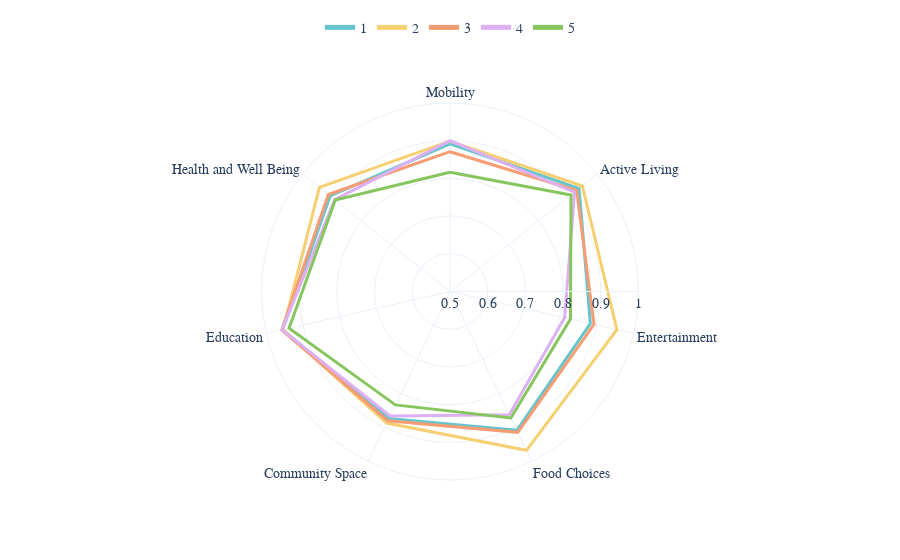

The notebook cell saved with this chart:
### Code cell
groups = "all" #or "MV_LV"

if groups  == "all":
    fig = px.line_polar(cities_polar[cities_polar['city']==city],
                            r="value", theta="variable",
                            color="Social Group", range_r=[0.5,1], line_close=True, template='plotly_white',
                           color_discrete_sequence=px.colors.qualitative.Pastel, 
                           #title="Accessibility to Urban Infrastructure by Social Group", 
                            line_group = "city").update_traces(line=dict(width=3,) )#line_shape ='spline')

else:
    fig = px.line_polar(cities_polar[cities_polar['city']==city][cities_polar['Social Group'].astype('str').isin(MV_LV_groups)],
                        r="value", theta="variable",
                        color="Social Group",range_r=[0.5,1], line_close=True, template='plotly_white',
                       color_discrete_sequence=px.colors.qualitative.Pastel, 
                       #title="Accessibility to Urban Infrastructure by Social Group", 
                        line_group = "city").update_traces(line=dict(width=3,) )#line_shape ='spline')

fig.update_layout(showlegend=True, template = "plotly_white", 
                  font=dict(family="Helvetica", size = 13.5), hoverlabel=dict(font_family="Helvetica"), legend_title="", 
                  legend_orientation="h", legend = dict(x = 0.5, xanchor = 'center', y = 1.2, yanchor = 'middle'),
                  legend_itemsizing='constant') 
# py.iplot(fig, filename = 'Calgary', auto_open=True)
#plotly.offline.plot(fig, filename=r'reports\Graphics\access_metrics\Calgary.html')
fig.show()
# py.io.write_image(fig, file= r'RealEstateData\Graphics\K-Means\CT\4clusters\polar.html')
fig.write_image(f"../../reports/access_metrics/graphs/{city_initials}_{groups}_{geom_type}.png", scale=5)

### Figure 1 — Plotly figure (JSON) as saved in the notebook; plotly's stock layout.template omitted (floating-point values rounded to 4 significant figures)
{"data": [{"hovertemplate": "Social Group=1<br>city=Chicago<br>value=%{r}<br>variable=%{theta}<extra></extra>", "legendgroup": "1", "line": {"color": "rgb(102, 197, 204)", "dash": "solid", "width": 3}, "mode": "lines", "name": "1", "r": [0.8918, 0.938, 0.8818, 0.9087, 0.8738, 0.9553, 0.9067, 0.8918], "showlegend": true, "subplot": "polar", "theta": ["Mobility", "Active Living", "Entertainment", "Food Choices", "Community Space", "Education", "Health and Well Being", "Mobility"], "type": "scatterpolar"}, {"hovertemplate": "Social Group=2<br>city=Chicago<br>value=%{r}<br>variable=%{theta}<extra></extra>", "legendgroup": "2", "line": {"color": "rgb(246, 207, 113)", "dash": "solid", "width": 3}, "mode": "lines", "name": "2", "r": [0.899, 0.949, 0.9541, 0.9676, 0.8873, 0.9544, 0.9429, 0.899], "showlegend": true, "subplot": "polar", "theta": ["Mobility", "Active Living", "Entertainment", "Food Choices", "Community Space", "Education", "Health and Well Being", "Mobility"], "type": "scatterpolar"}, {"hovertemplate": "Social Group=3<br>city=Chicago<br>value=%{r}<br>variable=%{theta}<extra></extra>", "legendgroup": "3", "line": {"color": "rgb(248, 156, 116)", "dash": "solid", "width": 3}, "mode": "lines", "name": "3", "r": [0.8708, 0.9298, 0.8918, 0.9146, 0.8805, 0.9578, 0.9127, 0.8708], "showlegend": true, "subplot": "polar", "theta": ["Mobility", "Active Living", "Entertainment", "Food Choices", "Community Space", "Education", "Health and Well Being", "Mobility"], "type": "scatterpolar"}, {"hovertemplate": "Social Group=4<br>city=Chicago<br>value=%{r}<br>variable=%{theta}<extra></extra>", "legendgroup": "4", "line": {"color": "rgb(220, 176, 242)", "dash": "solid", "width": 3}, "mode": "lines", "name": "4", "r": [0.9002, 0.9227, 0.8119, 0.8627, 0.8664, 0.957, 0.8909, 0.9002], "showlegend": true, "subplot": "polar", "theta": ["Mobility", "Active Living", "Entertainment", "Food Choices", "Community Space", "Education", "Health and Well Being", "Mobility"], "type": "scatterpolar"}, {"hovertemplate": "Social Group=5<br>city=Chicago<br>value=%{r}<br>variable=%{theta}<extra></extra>", "legendgroup": "5", "line": {"color": "rgb(135, 197, 95)", "dash": "solid", "width": 3}, "mode": "lines", "name": "5", "r": [0.8165, 0.9106, 0.8278, 0.8722, 0.8338, 0.9379, 0.8893, 0.8165], "showlegend": true, "subplot": "polar", "theta": ["Mobility", "Active Living", "Entertainment", "Food Choices", "Community Space", "Education", "Health and Well Being", "Mobility"], "type": "scatterpolar"}], "layout": {"autosize": true, "font": {"family": "Helvetica", "size": 13.5}, "hoverlabel": {"font": {"family": "Helvetica"}}, "legend": {"itemsizing": "constant", "orientation": "h", "title": {"text": ""}, "tracegroupgap": 0, "x": 0.5, "xanchor": "center", "y": 1.2, "yanchor": "middle"}, "margin": {"t": 60}, "polar": {"angularaxis": {"direction": "clockwise", "rotation": 90, "type": "category"}, "domain": {"x": [0, 1], "y": [0, 1]}, "radialaxis": {"autorange": false, "range": [0.5, 1], "type": "linear"}}, "showlegend": true}}
